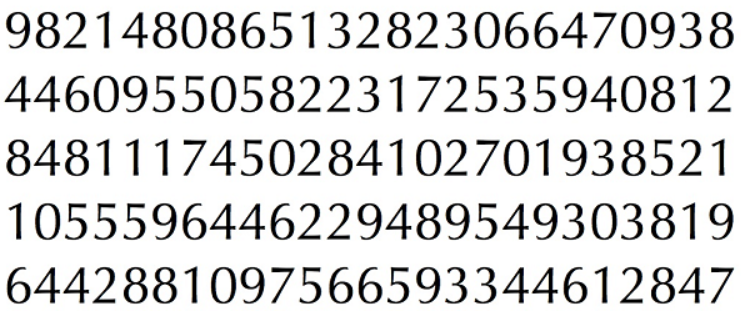
#> input picture VariousFeatures/ComputerVision/resource/pitrain.png, 741 x 314 px
$ python recognizeDigit.py
#> lines starting #> are read from the running program, lines starting #| are printed output that depends on the picture; after the words box and inside, x2 and y2 are one past the last pixel; in counts of white or black regions, pixels touching at a corner belong together
import sys

import numpy as np
import cv2

im = cv2.imread('../resource/pitrain.png')
#> im is the input picture: shape (314, 741, 3); mean B, G, R 217.1, 217.3, 217.2
im3 = im.copy()

gray = cv2.cvtColor(im,cv2.COLOR_BGR2GRAY)
blur = cv2.GaussianBlur(gray,(5,5),0)
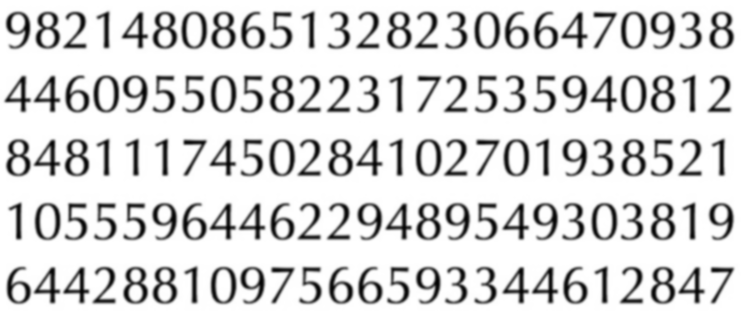
#> blur: shape (314, 741); min 3, max 255, mean 217.3
thresh = cv2.adaptiveThreshold(blur,255,1,1,11,2)
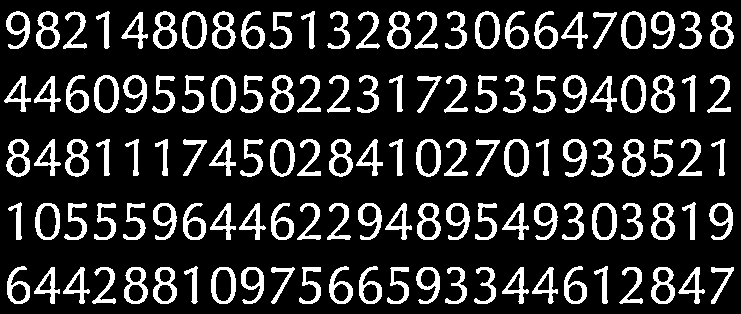
#> thresh: shape (314, 741); 17.5% white; 125 white regions

#################      Now finding Contours         ###################

contours,hierarchy = cv2.findContours(thresh,cv2.RETR_LIST,cv2.CHAIN_APPROX_SIMPLE)
#> contours = 208 contours; largest, box (x1, y1, x2, y2) and area: (211, 75, 236, 113) 748, (504, 139, 529, 177) 746, (621, 75, 646, 113) 746, (592, 203, 617, 240) 744, (621, 11, 646, 49) 744

samples =  np.empty((0,100))
responses = []
keys = [i for i in range(48,58)]

for cnt in contours:
    if cv2.contourArea(cnt)>50:
        [x,y,w,h] = cv2.boundingRect(cnt)

        if  h>28:
            cv2.rectangle(im,(x,y),(x+w,y+h),(0,0,255),2)
            roi = thresh[y:y+h,x:x+w]
            roismall = cv2.resize(roi,(10,10))
            cv2.imshow('norm',im)
            key = cv2.waitKey(0)

            if key == 27:  # (escape to quit)
                sys.exit()
#> (the program exits here)

$ run again, with VariousFeatures/ComputerVision/resource/geometric3D.png copied over VariousFeatures/ComputerVision/resource/pitrain.png
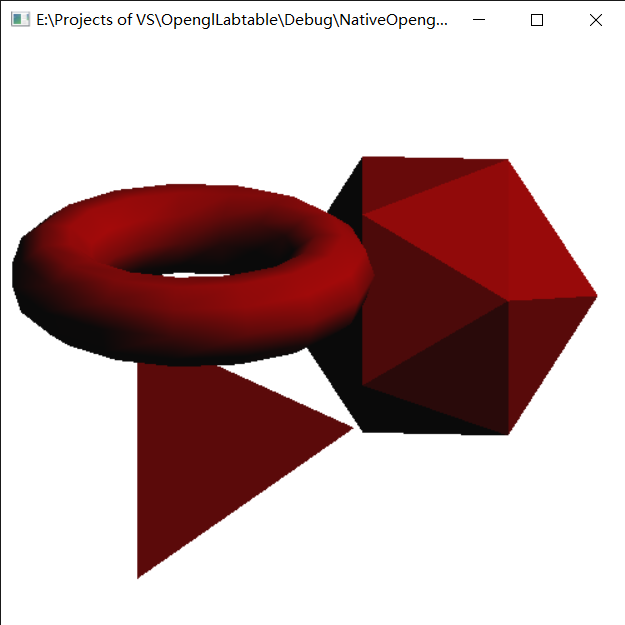
#> input picture VariousFeatures/ComputerVision/resource/geometric3D.png, 625 x 625 px
#> im is the input picture: shape (625, 625, 3); mean B, G, R 168.6, 168.6, 195.3
#> `blur = cv2.GaussianBlur(gray,(5,5),0)`:
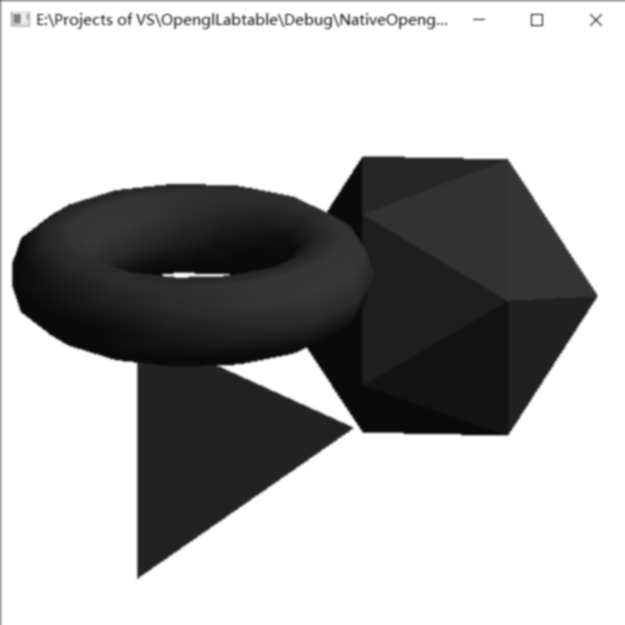
#> blur: shape (625, 625); min 10, max 255, mean 176.8
#> `thresh = cv2.adaptiveThreshold(blur,255,1,1,11,2)`:
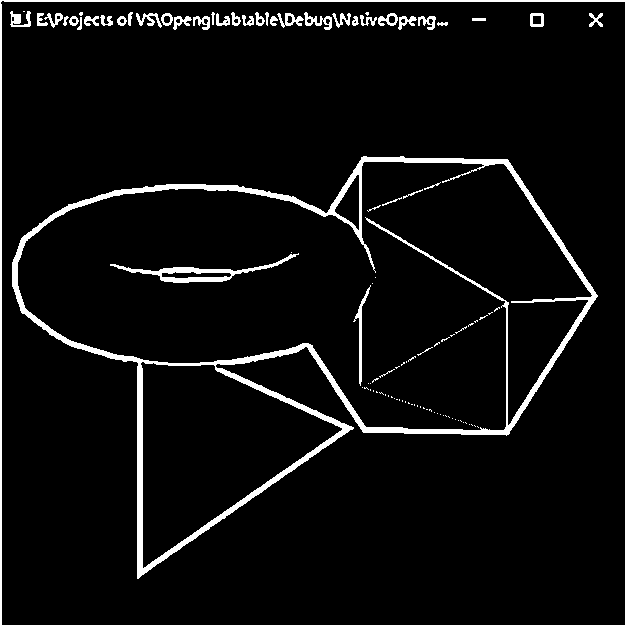
#> thresh: shape (625, 625); 5.1% white; 103 white regions (60 under 20 px)
#> contours = 126 contours, 75 with area under 20; largest, box (x1, y1, x2, y2) and area: (12, 156, 598, 579) 134408, (17, 161, 593, 431) 100858, (140, 361, 343, 569) 22562, (0, 0, 625, 625) 1243, (110, 253, 299, 283) 1206
